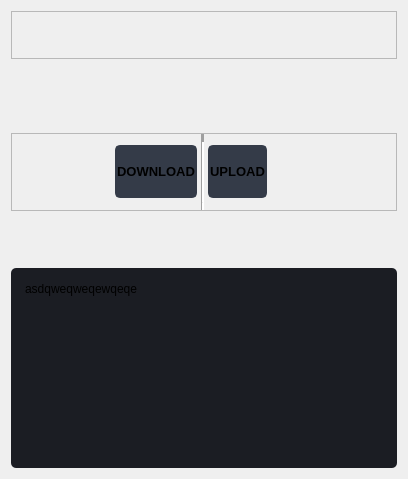
                  <widget class="QWidget" name="page_home">
                   <layout class="QVBoxLayout" name="verticalLayout_10">
                    <item>
                     <widget class="QFrame" name="frame_6">
                      <property name="frameShape">
                       <enum>QFrame::StyledPanel</enum>
                      </property>
                      <property name="frameShadow">
                       <enum>QFrame::Raised</enum>
                      </property>
                      <layout class="QHBoxLayout" name="horizontalLayout_15">
                       <item>
                        <spacer name="contentHorizontalSpacer1">
                         <property name="orientation">
                          <enum>Qt::Horizontal</enum>
                         </property>
                         <property name="sizeType">
                          <enum>QSizePolicy::Preferred</enum>
                         </property>
                         <property name="sizeHint" stdset="0">
                          <size>
                           <width>40</width>
                           <height>20</height>
                          </size>
                         </property>
                        </spacer>
                       </item>
                       <item>
                        <widget class="QLabel" name="contentTitleLabel">
                         <property name="sizePolicy">
                          <sizepolicy hsizetype="Fixed" vsizetype="Fixed">
                           <horstretch>0</horstretch>
                           <verstretch>0</verstretch>
                          </sizepolicy>
                         </property>
                         <property name="minimumSize">
                          <size>
                           <width>10</width>
                           <height>28</height>
                          </size>
                         </property>
                         <property name="maximumSize">
                          <size>
                           <width>16777215</width>
                           <height>16777215</height>
                          </size>
                         </property>
                         <property name="font">
                          <font>
                           <pointsize>5</pointsize>
                           <kerning>false</kerning>
                          </font>
                         </property>
                         <property name="styleSheet">
                          <string notr="true"/>
                         </property>
                         <property name="pixmap">
                          <pixmap resource="sync_source.qrc">:/image/assets/app_name.png</pixmap>
                         </property>
                         <property name="scaledContents">
                          <bool>true</bool>
                         </property>
                         <property name="alignment">
                          <set>Qt::AlignCenter</set>
                         </property>
                        </widget>
                       </item>
                       <item>
                        <spacer name="contentHorizontalSpacer2">
                         <property name="orientation">
                          <enum>Qt::Horizontal</enum>
                         </property>
                         <property name="sizeType">
                          <enum>QSizePolicy::Preferred</enum>
                         </property>
                         <property name="sizeHint" stdset="0">
                          <size>
                           <width>40</width>
                           <height>20</height>
                          </size>
                         </property>
                        </spacer>
                       </item>
                      </layout>
                     </widget>
                    </item>
                    <item>
                     <spacer name="verticalSpacer_3">
                      <property name="orientation">
                       <enum>Qt::Vertical</enum>
                      </property>
                      <property name="sizeHint" stdset="0">
                       <size>
                        <width>20</width>
                        <height>68</height>
                       </size>
                      </property>
                     </spacer>
                    </item>
                    <item>
                     <widget class="QFrame" name="frame_4">
                      <property name="minimumSize">
                       <size>
                        <width>0</width>
                        <height>78</height>
                       </size>
                      </property>
                      <property name="maximumSize">
                       <size>
                        <width>16777215</width>
                        <height>170</height>
                       </size>
                      </property>
                      <property name="frameShape">
                       <enum>QFrame::StyledPanel</enum>
                      </property>
                      <property name="frameShadow">
                       <enum>QFrame::Raised</enum>
                      </property>
                      <layout class="QHBoxLayout" name="horizontalLayout_13">
                       <property name="spacing">
                        <number>4</number>
                       </property>
                       <property name="leftMargin">
                        <number>0</number>
                       </property>
                       <property name="topMargin">
                        <number>0</number>
                       </property>
                       <property name="rightMargin">
                        <number>26</number>
                       </property>
                       <property name="bottomMargin">
                        <number>0</number>
                       </property>
                       <item>
                        <spacer name="contentButtonHorizontalSpacer1">
                         <property name="orientation">
                          <enum>Qt::Horizontal</enum>
                         </property>
                         <property name="sizeType">
                          <enum>QSizePolicy::Expanding</enum>
                         </property>
                         <property name="sizeHint" stdset="0">
                          <size>
                           <width>103</width>
                           <height>20</height>
                          </size>
                         </property>
                        </spacer>
                       </item>
                       <item>
                        <widget class="QPushButton" name="downloadButton">
                         <property name="sizePolicy">
                          <sizepolicy hsizetype="Preferred" vsizetype="Preferred">
                           <horstretch>0</horstretch>
                           <verstretch>0</verstretch>
                          </sizepolicy>
                         </property>
                         <property name="minimumSize">
                          <size>
                           <width>5</width>
                           <height>8</height>
                          </size>
                         </property>
                         <property name="maximumSize">
                          <size>
                           <width>127</width>
                           <height>53</height>
                          </size>
                         </property>
                         <property name="font">
                          <font>
                           <pointsize>10</pointsize>
                           <weight>75</weight>
                           <italic>false</italic>
                           <bold>true</bold>
                          </font>
                         </property>
                         <property name="cursor">
                          <cursorShape>PointingHandCursor</cursorShape>
                         </property>
                         <property name="styleSheet">
                          <string notr="true">QPushButton {
	border: 2px solid rgb(52, 59, 72);
	border-radius: 5px;	
	background-color: rgb(52, 59, 72);
}
QPushButton:hover {
	background-color: rgb(57, 65, 80);
	border: 2px solid rgb(61, 70, 86);
}
QPushButton:pressed {	
	background-color: rgb(35, 40, 49);
	border: 2px solid rgb(43, 50, 61);
}</string>
                         </property>
                         <property name="text">
                          <string>DOWNLOAD</string>
                         </property>
                         <property name="icon">
                          <iconset resource="sync_source.qrc">
                           <normaloff>:/16x16/assets/16x16/cil-cloud-download.png</normaloff>:/16x16/assets/16x16/cil-cloud-download.png</iconset>
                         </property>
                         <property name="iconSize">
                          <size>
                           <width>16</width>
                           <height>16</height>
                          </size>
                         </property>
                        </widget>
                       </item>
                       <item>
                        <widget class="Line" name="line">
                         <property name="lineWidth">
                          <number>8</number>
                         </property>
                         <property name="orientation">
                          <enum>Qt::Vertical</enum>
                         </property>
                        </widget>
                       </item>
                       <item>
                        <widget class="QPushButton" name="uploadButton">
                         <property name="sizePolicy">
                          <sizepolicy hsizetype="Preferred" vsizetype="Preferred">
                           <horstretch>0</horstretch>
                           <verstretch>0</verstretch>
                          </sizepolicy>
                         </property>
                         <property name="maximumSize">
                          <size>
                           <width>127</width>
                           <height>53</height>
                          </size>
                         </property>
                         <property name="font">
                          <font>
                           <pointsize>10</pointsize>
                           <weight>75</weight>
                           <bold>true</bold>
                          </font>
                         </property>
                         <property name="cursor">
                          <cursorShape>PointingHandCursor</cursorShape>
                         </property>
                         <property name="styleSheet">
                          <string notr="true">QPushButton {
	border: 2px solid rgb(52, 59, 72);
	border-radius: 5px;	
	background-color: rgb(52, 59, 72);
}
QPushButton:hover {
	background-color: rgb(57, 65, 80);
	border: 2px solid rgb(61, 70, 86);
}
QPushButton:pressed {	
	background-color: rgb(35, 40, 49);
	border: 2px solid rgb(43, 50, 61);
}</string>
                         </property>
                         <property name="text">
                          <string>UPLOAD</string>
                         </property>
                         <property name="icon">
                          <iconset resource="sync_source.qrc">
                           <normaloff>:/16x16/assets/16x16/cil-cloud-upload.png</normaloff>:/16x16/assets/16x16/cil-cloud-upload.png</iconset>
                         </property>
                         <property name="iconSize">
                          <size>
                           <width>16</width>
                           <height>16</height>
                          </size>
                         </property>
                        </widget>
                       </item>
                       <item>
                        <spacer name="contentButtonHorizontalSpacer2">
                         <property name="orientation">
                          <enum>Qt::Horizontal</enum>
                         </property>
                         <property name="sizeType">
                          <enum>QSizePolicy::Expanding</enum>
                         </property>
                         <property name="sizeHint" stdset="0">
                          <size>
                           <width>103</width>
                           <height>20</height>
                          </size>
                         </property>
                        </spacer>
                       </item>
                      </layout>
                     </widget>
                    </item>
                    <item>
                     <spacer name="verticalSpacer_2">
                      <property name="orientation">
                       <enum>Qt::Vertical</enum>
                      </property>
                      <property name="sizeType">
                       <enum>QSizePolicy::Expanding</enum>
                      </property>
                      <property name="sizeHint" stdset="0">
                       <size>
                        <width>20</width>
                        <height>51</height>
                       </size>
                      </property>
                     </spacer>
                    </item>
                    <item>
                     <widget class="QPlainTextEdit" name="plainTextEdit">
                      <property name="minimumSize">
                       <size>
                        <width>200</width>
                        <height>200</height>
                       </size>
                      </property>
                      <property name="styleSheet">
                       <string notr="true">QPlainTextEdit {
	background-color: rgb(27, 29, 35);
	border-radius: 5px;
	padding: 10px;
}
QPlainTextEdit:hover {
	border: 2px solid rgb(64, 71, 88);
}
QPlainTextEdit:focus {
	border: 2px solid rgb(91, 101, 124);
}</string>
                      </property>
                      <property name="readOnly">
                       <bool>true</bool>
                      </property>
                      <property name="plainText">
                       <string>asdqweqweqewqeqe</string>
                      </property>
                      <property name="placeholderText">
                       <string>zxczxczxc</string>
                      </property>
                     </widget>
                    </item>
                   </layout>
                  </widget>
